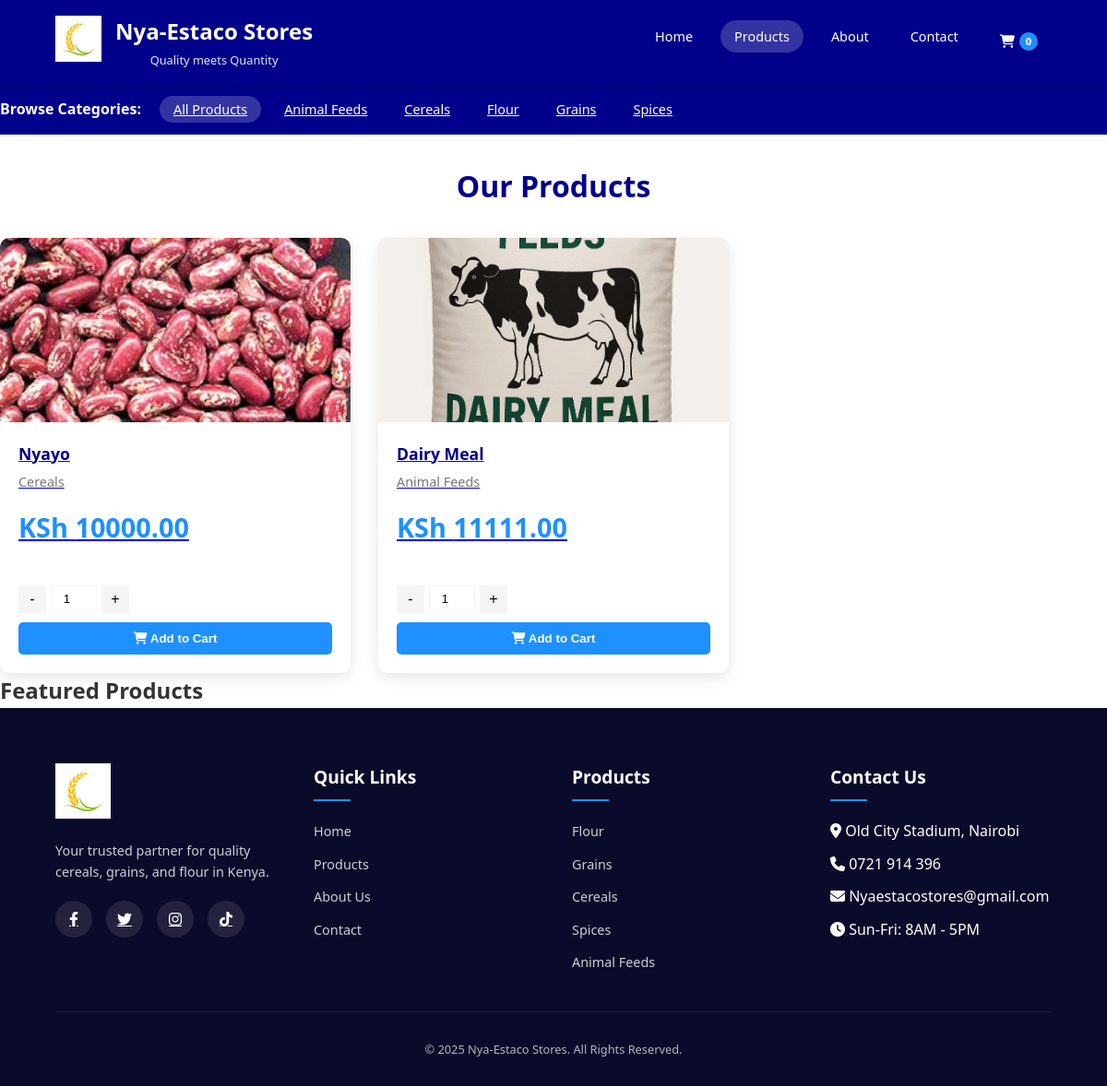
Screenshot of /products/ with the database file from the repository.
### store/models.py (models this page shows, shortened)
class Category(models.Model):
    name = models.CharField(max_length=100, db_index=True)
    slug = models.SlugField(max_length=100, unique=True)
    image = models.ImageField(upload_to='categories/', blank=True)
    class Meta:
        ordering = ('name',)
        verbose_name = 'category'
        verbose_name_plural = 'categories'
    def get_absolute_url(self):
        return reverse('store:product_list_by_category', args=[self.slug])

class Product(models.Model):
    category = models.ForeignKey(Category, related_name='products', on_delete=models.CASCADE)
    name = models.CharField(max_length=200, db_index=True)
    slug = models.SlugField(max_length=200, db_index=True)
    description = models.TextField(blank=True)
    price = models.DecimalField(max_digits=10, decimal_places=2)
    available = models.BooleanField(default=True)
    created = models.DateTimeField(auto_now_add=True)
    updated = models.DateTimeField(auto_now=True)
    image = models.ImageField(upload_to='products/', blank=True)
    class Meta:
        ordering = ['-created']
        indexes = [
            Index(fields=['id', 'slug']),
        ]
    def get_absolute_url(self):
        return reverse('store:product_detail', args=[self.id, self.slug])

### store/views.py (the view)
# urls.py: path('products/', views.product_list, name='product_list'),
def product_list(request, category_slug=None):
    category = None
    categories = Category.objects.all()
    products = Product.objects.filter(available=True)
    if category_slug:
        category = get_object_or_404(Category, slug=category_slug)
        products = products.filter(category=category)
    return render(request, 'store/products.html', {
        'category': category,
        'categories': categories,
        'products': products
    })

### cart/context_processors.py (called while the page is built)
def cart(request):
    return {'cart': Cart(request)}

### store/templates/store/products.html (shortened to what this page needs)
{% extends "store/base.html" %}
{% load static %}
{% block content %}
    <div class="category-nav">
        <div class="container">
            <h3>Browse Categories:</h3>
            <ul>
                <li {% if not category %}class="active"{% endif %}>
                    <a href="{% url 'store:product_list' %}">All Products</a>
                </li>
                {% for c in categories %}
                <li {% if category.slug == c.slug %}class="active"{% endif %}>
                    <a href="{{ c.get_absolute_url }}">{{ c.name }}</a>
                </li>
                {% endfor %}
            </ul>
        </div>
    </div>
    <div class="product-listing">
        <div class="container">
            <h1>{% if category %}{{ category.name }}{% else %}Our Products{% endif %}</h1>
            <div class="product-grid">
                {% for product in products %}
                <div class="product-card">
                    <a href="{{ product.get_absolute_url }}">
                        <div class="product-image">
                            {% if product.image %}
                            <img src="{{ product.image.url }}" alt="{{ product.name }}">
                            {% else %}
                            <img src="{% static 'store/images/default-product.jpg' %}" alt="No image">
                            {% endif %}
                        </div>
                        <div class="product-info">
                            <h3>{{ product.name }}</h3>
                            <p class="category">{{ product.category.name }}</p>
                            <p class="price">KSh {{ product.price }}</p>
                        </div>
                    </a>
                    <form action="{% url 'store:cart_add' product.id %}" method="post" class="add-to-cart-form">
                        <div class="quantity-selector">
                            <button type="button" class="quantity-btn minus">-</button>
                            <input type="number" name="quantity" value="1" min="1" class="quantity-input">
                            <button type="button" class="quantity-btn plus">+</button>
                        </div>
                        <button type="submit" class="add-to-cart-btn" {% if not product.available %}disabled{% endif %}>
                            <i class="fas fa-shopping-cart"></i> Add to Cart
                        </button>
                    </form>
                </div>
                {% endfor %}
            </div>
        </div>
    </div>
    <section class="featured-products">
        <div class="container">
            <h2>Featured Products</h2>
        </div>
    </section>
{% endblock %}

### store/templates/store/base.html (shortened to what this page needs)
{% load static %}
<!DOCTYPE html>
<html lang="en">
<head>
    <link rel="stylesheet" href="https://cdnjs.cloudflare.com/ajax/libs/font-awesome/6.4.0/css/all.min.css">
    <link rel="stylesheet" href="{% static 'css/style.css' %}">
</head>
<body>
    <div class="top-bar">
        <div class="logo-title">
            <div class="logo-container">
                <img src="{% static 'images/logo.png' %}" alt="Nya-Estaco Logo">
            </div>
            <div class="brand-name">
                <h1>Nya-Estaco Stores</h1>
                <p>Quality meets Quantity</p>
            </div>
        </div>
        <nav class="nav" id="mainNav">
            <ul>
                <li><a href="{% url 'store:home' %}" class="{% if request.path == '/' %}active{% endif %}">Home</a></li>
                <li><a href="{% url 'store:product_list' %}" class="{% if 'products' in request.path %}active{% endif %}">Products</a></li>
                <li><a href="{% url 'store:about' %}" class="{% if 'about' in request.path %}active{% endif %}">About</a></li>
                <li><a href="{% url 'store:contact' %}" class="{% if 'contact' in request.path %}active{% endif %}">Contact</a></li>
                <li class="cart-link-item">
                    <a href="{% url 'cart:cart_detail' %}" class="cart-link">
                        <i class="fas fa-shopping-cart"></i>
                        <span class="cart-count">
                            {% with total_items=cart|length %}
                                {% if total_items > 0 %}
                                    {{ total_items }}
                                {% else %}
                                    0
                                {% endif %}
                            {% endwith %}
                        </span>
                    </a>
                </li>
            </ul>
        </nav>
    </div>
    {% block content %}
    {% endblock %}
    <footer class="footer">
        <div class="footer-grid">
            <div class="footer-logo">
                <img src="{% static 'images/products/logo.png' %}" alt="Nya-Estaco Logo">
                <p>Your trusted partner for quality cereals, grains, and flour in Kenya.</p>
                <div class="social-links">
                    <a href="#"><i class="fab fa-facebook-f"></i></a>
                    <a href="#"><i class="fab fa-twitter"></i></a>
                    <a href="#"><i class="fab fa-instagram"></i></a>
                    <a href="www.tiktok.com/@nyaestaco_stores"><i class="fab fa-tiktok"></i></a>
                </div>
            </div>
            <div class="footer-links">
                <h3>Quick Links</h3>
                <ul>
                    <li><a href="{% url 'store:home' %}">Home</a></li>
                    <li><a href="{% url 'store:products' %}">Products</a></li>
                    <li><a href="{% url 'store:about' %}">About Us</a></li>
                    <li><a href="{% url 'store:contact' %}">Contact</a></li>
                </ul>
            </div>
            <div class="footer-links">
                <h3>Products</h3>
                <ul>
                    <li><a href="{% url 'store:products' %}?category=flour">Flour</a></li>
                    <li><a href="{% url 'store:products' %}?category=grains">Grains</a></li>
                    <li><a href="{% url 'store:products' %}?category=cereals">Cereals</a></li>
                    <li><a href="{% url 'store:products' %}?category=spices">Spices</a></li>
                    <li><a href="{% url 'store:products' %}?category=feeds">Animal Feeds</a></li>
                </ul>
            </div>
            <div class="footer-links">
                <h3>Contact Us</h3>
                <ul>
                    <li><i class="fas fa-map-marker-alt"></i> Old City Stadium, Nairobi</li>
                    <li><i class="fas fa-phone"></i> 0721 914 396</li>
                    <li><i class="fas fa-envelope"></i> Nyaestacostores@gmail.com</li>
                    <li><i class="fas fa-clock"></i> Sun-Fri: 8AM - 5PM</li>
                </ul>
            </div>
        </div>
        <div class="copyright">
            <p>&copy; <span id="year"></span> Nya-Estaco Stores. All Rights Reserved.</p>
        </div>
    </footer>
</body>
</html>

### rows the page displays
Category: name "Animal Feeds"
Category: name "Cereals"
Category: name "Flour"
Category: name "Grains"
Category: name "Spices"
Product: image (picture), name "Nyayo", category.name "Cereals", price "10000.00"
Product: image (picture), name "Dairy Meal", category.name "Animal Feeds", price "11111.00"
